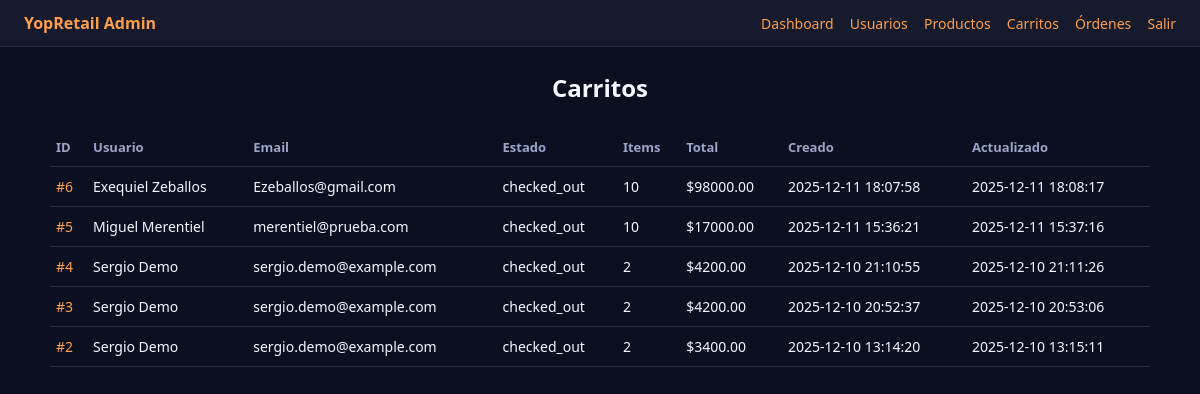
Before: /admin/carts (signed in) with the older database file.
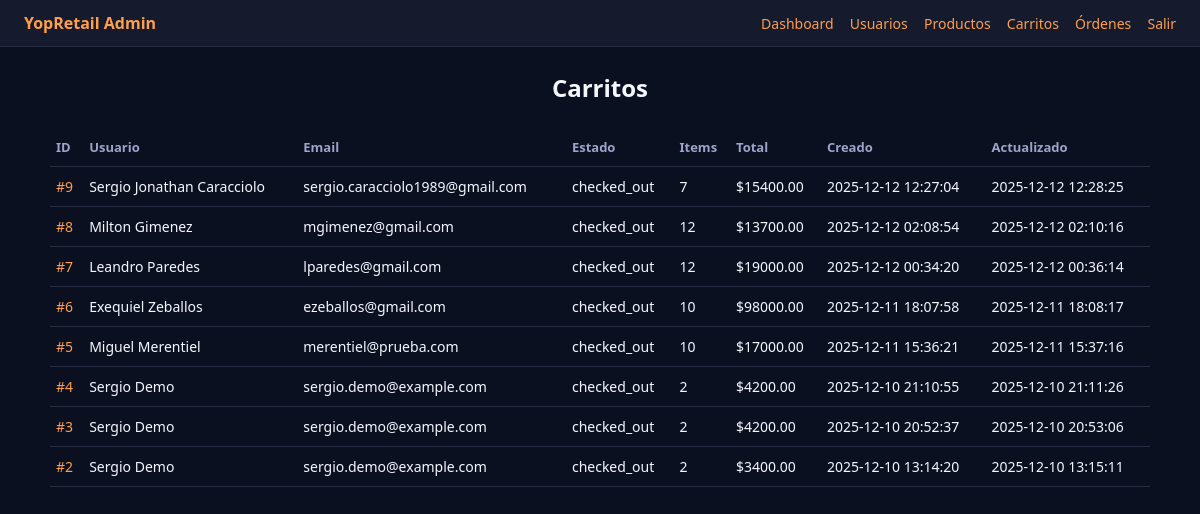
After: the same page with the newer database file.
### tables this page shows
CREATE TABLE carts (
    id          INTEGER PRIMARY KEY AUTOINCREMENT,
    user_id     INTEGER NOT NULL,
    status      TEXT NOT NULL DEFAULT 'active', -- active | checked_out
    created_at  TEXT DEFAULT (datetime('now')),
    updated_at  TEXT DEFAULT (datetime('now')),
    FOREIGN KEY (user_id) REFERENCES users(id)
);

### backoffice_app.py (the view)
@app.get("/admin/carts", response_class=HTMLResponse)
def admin_carts(request: Request, _: bool = Depends(get_current_admin)):
    with get_connection() as conn:
        rows = conn.execute(
            """
            SELECT
                c.id,
                c.user_id,
                u.name AS user_name,
                u.email AS user_email,
                c.status,
                c.created_at,
                c.updated_at,
                COALESCE(SUM(ci.quantity * ci.unit_price), 0) AS total,
                COALESCE(SUM(ci.quantity), 0) AS items_count
            FROM carts c
            JOIN users u ON u.id = c.user_id
            LEFT JOIN cart_items ci ON ci.cart_id = c.id
            GROUP BY c.id
            ORDER BY c.created_at DESC
            """
        ).fetchall()
    return templates.TemplateResponse(
        "carts.html",
        {"request": request, "carts": rows},
    )

### templates/carts.html (shortened to what this page needs)
{% extends "admin_base.html" %}
{% block content %}
<h2>Carritos</h2>
<table class="table">
  <thead>
    <tr>
      <th>ID</th>
      <th>Usuario</th>
      <th>Email</th>
      <th>Estado</th>
      <th>Items</th>
      <th>Total</th>
      <th>Creado</th>
      <th>Actualizado</th>
    </tr>
  </thead>
  <tbody>
    {% for c in carts %}
    <tr>
      <td><a href="/admin/carts/{{ c.id }}">#{{ c.id }}</a></td>
      <td>{{ c.user_name }}</td>
      <td>{{ c.user_email }}</td>
      <td>{{ c.status }}</td>
      <td>{{ c.items_count }}</td>
      <td>${{ "%.2f"|format(c.total) }}</td>
      <td>{{ c.created_at }}</td>
      <td>{{ c.updated_at }}</td>
    </tr>
    {% endfor %}
  </tbody>
</table>
{% endblock %}

Changed rows visible on the page:
added carts: id "9", user_name "Sergio Jonathan Caracciolo", user_email "sergio.caracciolo1989@gmail.com", status "checked_out", items_count "7", total "15400.00", created_at "2025-12-12 12:27:04", updated_at "2025-12-12 12:28:25"
added carts: id "8", user_name "Milton Gimenez", user_email "mgimenez@gmail.com", status "checked_out", items_count "12", total "13700.00", created_at "2025-12-12 02:08:54", updated_at "2025-12-12 02:10:16"
added carts: id "7", user_name "Leandro Paredes", user_email "lparedes@gmail.com", status "checked_out", items_count "12", total "19000.00", created_at "2025-12-12 00:34:20", updated_at "2025-12-12 00:36:14"
computed for carts id 6: user_email "Ezeballos@gmail.com" → "ezeballos@gmail.com"
